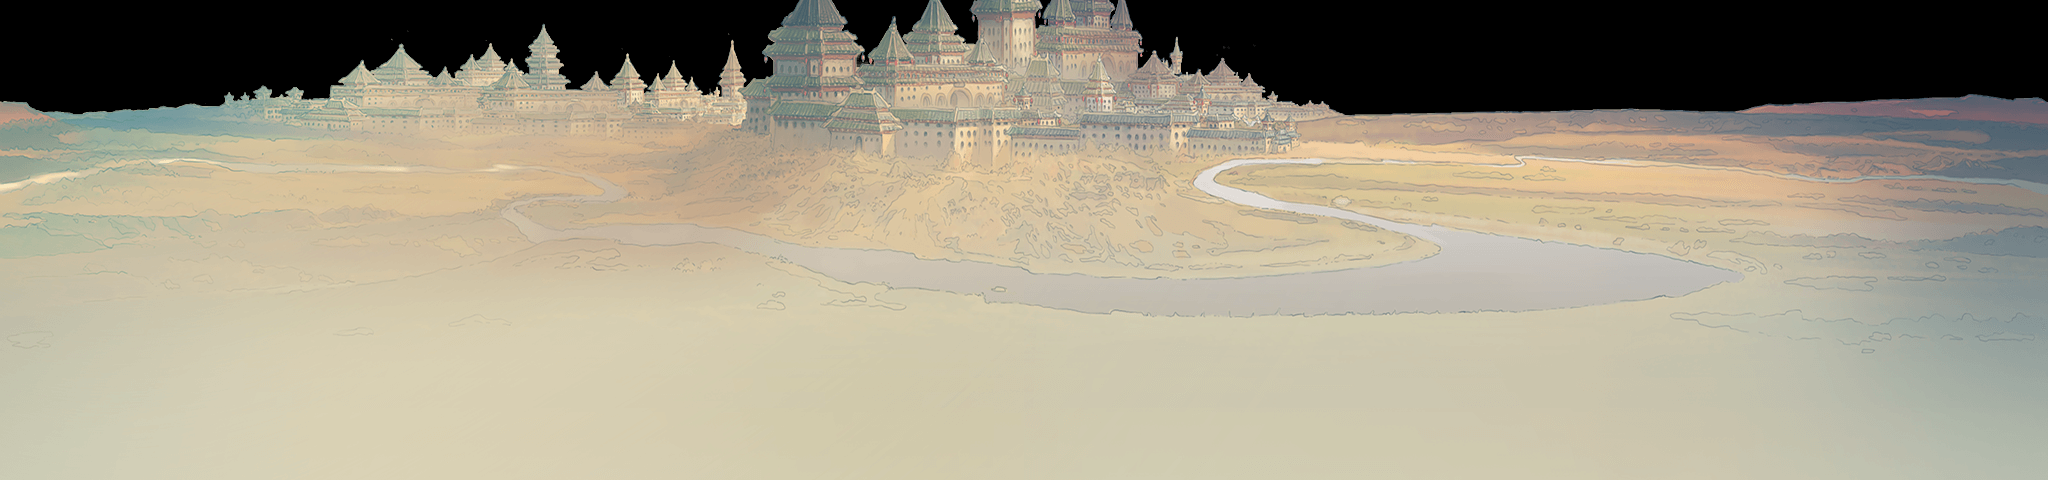

A level layout from a 2D game, rendered from its tile map. Below: a short description, then the map file with tile-grid data replaced by summaries:
An orthogonal 64x15 tile map with 32x32 px tiles, 2 tile layers (mid1, mid2), 4 tilesets.

<map version="1.0" orientation="orthogonal" renderorder="right-down" width="64" height="15" tilewidth="32" tileheight="32">
 <tileset firstgid="1" name="gusongzhen_mid1" tilewidth="32" tileheight="32">
  <image source="gusongzhen/gusongzhen_mid1.png" width="1024" height="500" />
 </tileset>
 <tileset firstgid="481" name="gusongzhen_mid2" tilewidth="32" tileheight="32">
  <image source="gusongzhen/gusongzhen_mid2.png" width="1024" height="500" />
 </tileset>
 <tileset firstgid="961" name="jinshan_mid3" tilewidth="32" tileheight="32">
  <image source="jinshan/jinshan_mid3.png" width="1024" height="500" />
 </tileset>
 <tileset firstgid="1441" name="jinshan_mid4" tilewidth="32" tileheight="32">
  <image source="jinshan/jinshan_mid4.png" width="1024" height="500" />
 </tileset>
 <layer name="mid1" width="64" height="15">
  <data>[960 cells, 480 non-empty, 480 distinct tile ids]</data>
 </layer>
 <layer name="mid2" width="64" height="15">
  <data>[960 cells, 480 non-empty, 480 distinct tile ids]</data>
 </layer>
</map>
